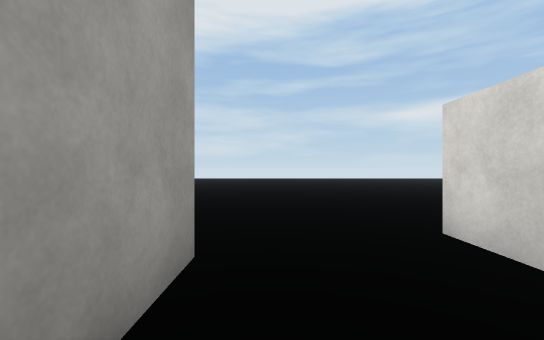
[1] (above)

24 first-person views from a walk through a scene from a Unity 3-D project. The camera is 1.5 m above the floor, looks level and sees 90° across. The floor is counted in squares, 2 m on a side. Each view is taken from the middle of a square. On the plan, view 1 faces up. The plan holds only what a view shows up to about 10 squares ahead; the rest is blank. The place goes on beyond the plan. Some animated figures are not drawn. Surface patterns are stand-ins for the level's own textures.

[2]
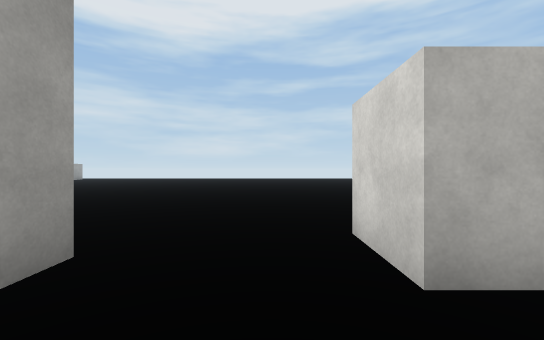

[3]
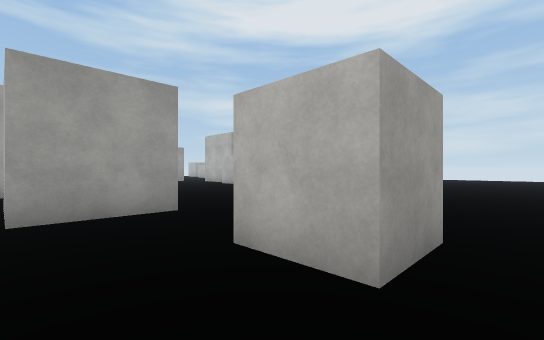

[4]
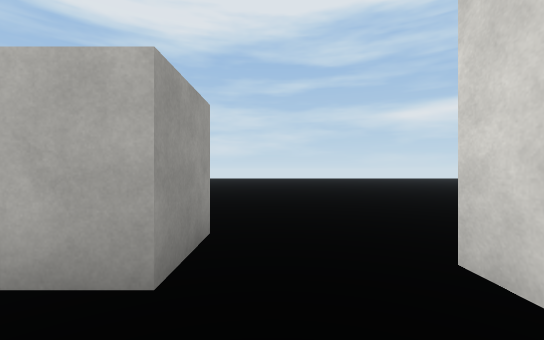

[5]
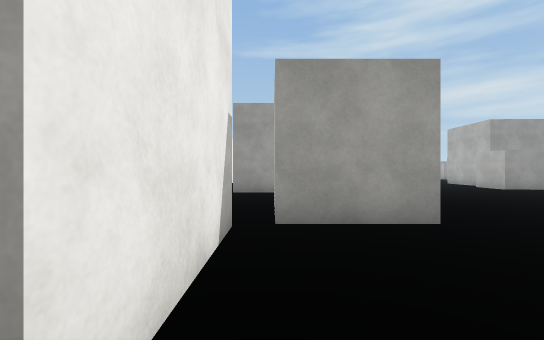

[6]
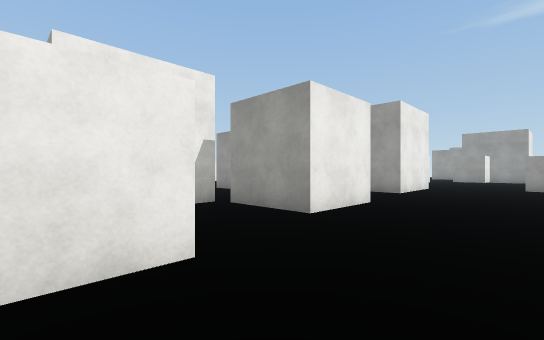

[7]
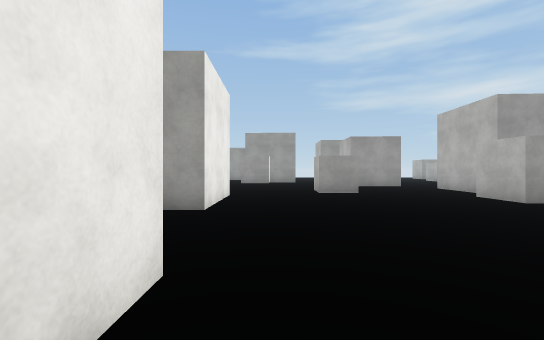

[8]
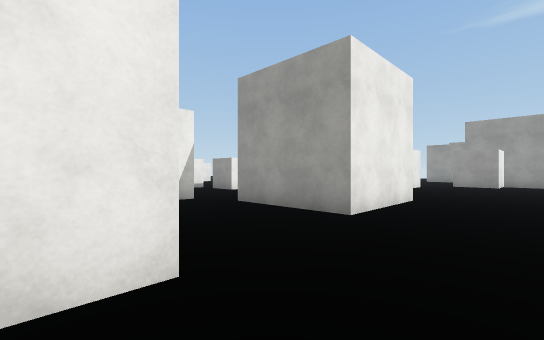

[9]
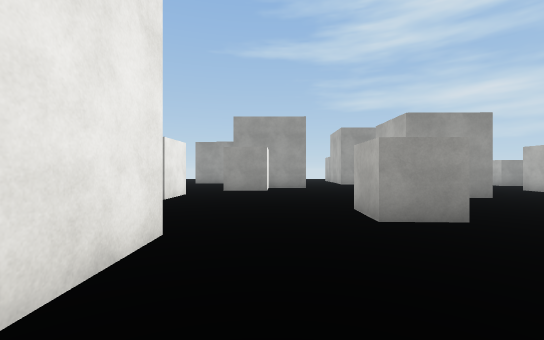

[10]
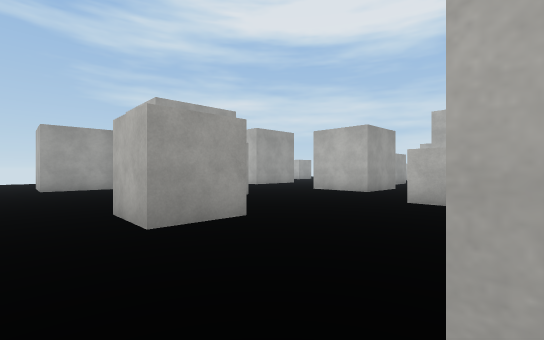

[11]
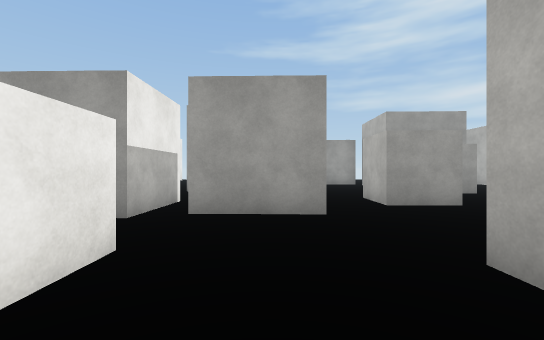

[12]
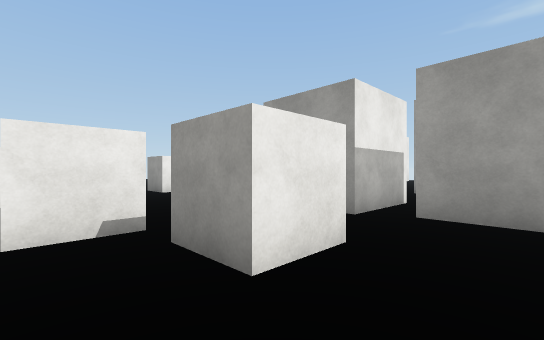

[13]
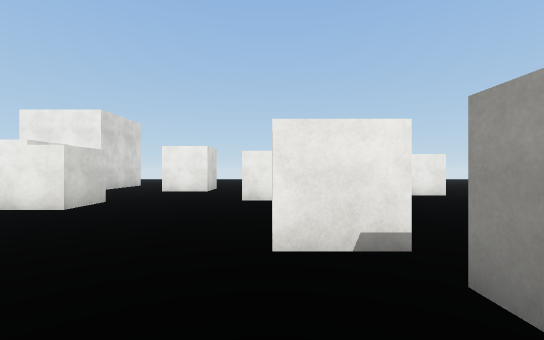

[14]
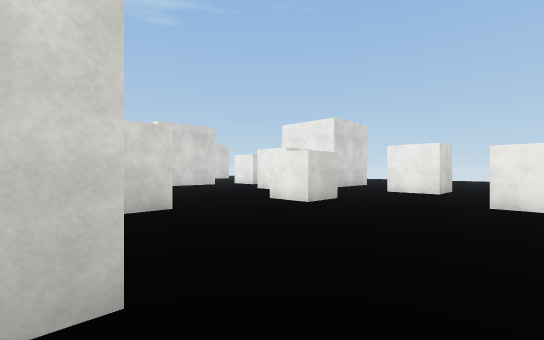

[15]
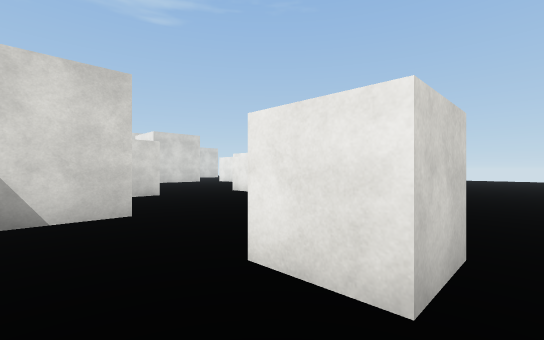

[16]
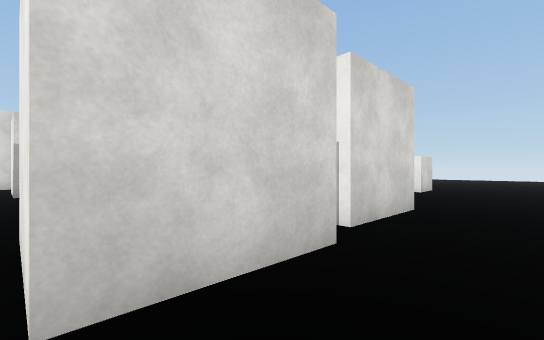

[17]
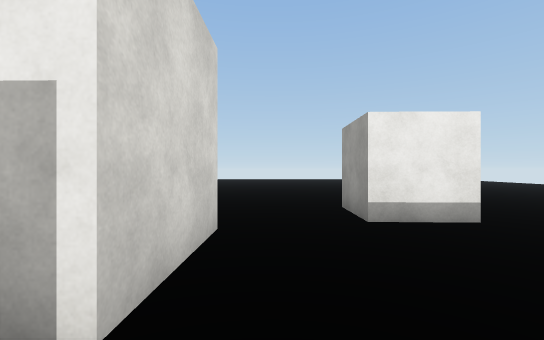

[18]
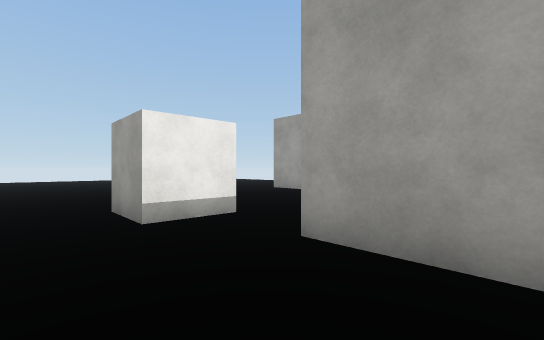

[19]
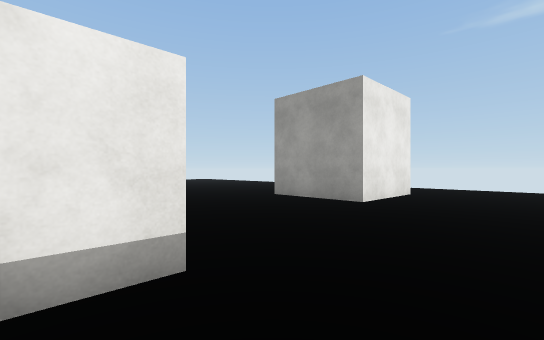

[20]
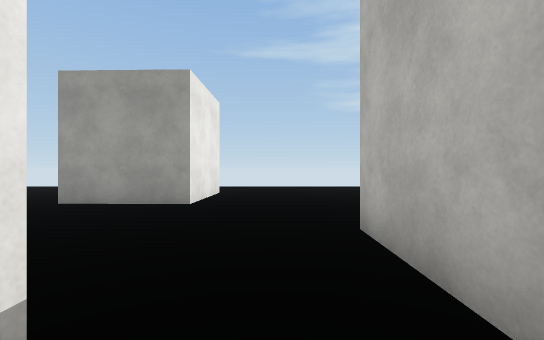

[21]
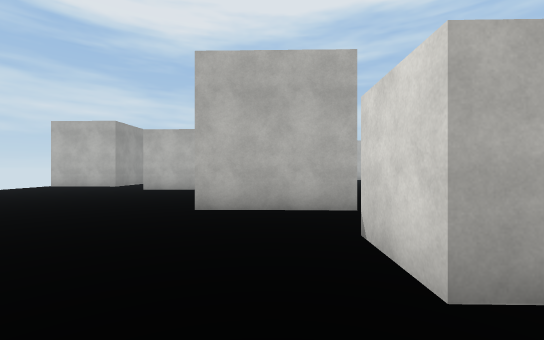

[22]
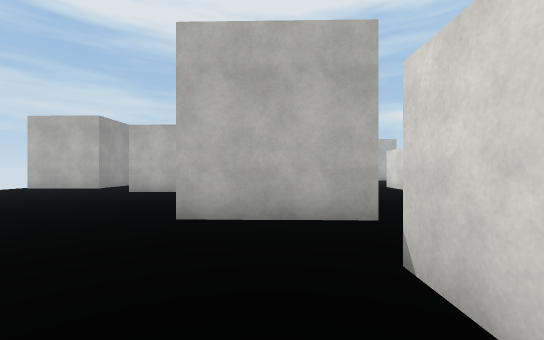

[23]
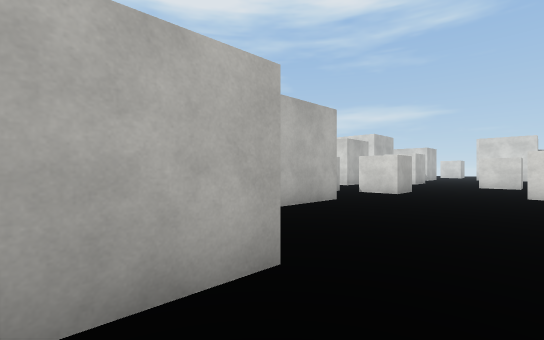

[24]
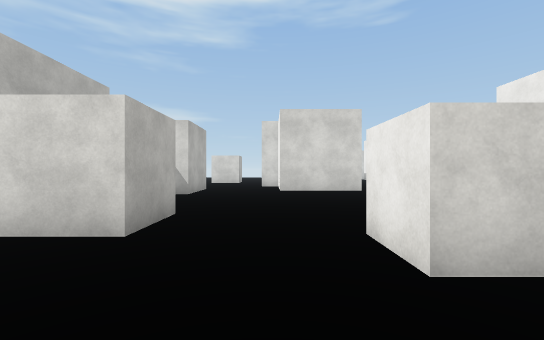

### Floor plan
Points are (right, up) in squares from view 1. A wall is a line through its corners. A room is listed if a view was taken in it or the views show most of it. See-through windows are left out.
Room 1 (views 1, 2)
walls: (-0.6, 2.3) (-0.6, 0); (-0.6, -0.5) (2.5, -0.5); (3.3, 1.6) (1.9, 1.6) (1.9, 3)
Room 2 (views 3, 4, 5, 6, 7, 8, 9, 16, 17, 18, 19, 20)
walls: (-2.9, 2.3) (-0.6, 2.3); (1.9, 3) (3, 3); (-0.6, 0) (-2.5, 0); (3.3, 3) (3.3, 1.6); (-5.5, -2.3) (-3.3, -2.3); (-6.7, 9.7) (-6.7, 8.3) (-8.2, 8.4); (-9.2, 1.7) (-6.1, 1.7) (-6.1, -1.4); (5.2, 1.1) (5.2, 1.9); (-9.8, 9.7) (-11, 9.7); (-13, 8.7) (-13.1, 6.5) (-14.6, 6.5); (-13.5, 0.6) (-12.1, 0.6) (-12.1, -0.8) (-13.5, -0.8) (-13.5, 0); (-14.8, 2.9) (-14.8, 1.4); (-13.6, -4.4) (-13.5, -2.1) (-11.7, -2.1); (-13.3, -7.3) (-13.3, -5.1); (-16.4, -4) (-16.4, -6); (-20.5, 0.8) (-20.5, -1.1); (-17, -7.9) (-15.4, -7.9)
ways out: opening at (-20, -2) to room 3; opening at (-14.5, -7.5) to room 3; opening at (-6, -2) to room 3; opening at (-1.5, -4.5) to room 3; gap at (-13, -5) to room 3; opening at (-12, 9)
objects: other object (-11, 5) to (-10, 5)
Room 3 (views 10, 11, 12, 13, 14, 15, 21, 22, 23, 24)
walls: (-11.1, -7.4) (-13.3, -7.3); (-15.4, -7.9) (-15.4, -9.5) (-17, -9.5) (-17, -7.9); (-13.3, -5.1) (-11, -5.2); (-16.4, -6) (-19.5, -5.9); (-11.3, -2.1) (-11.4, -4.5); (-5.5, -4.5) (-5.5, -2.3); (-8.6, -1.3) (-9.2, -1.3); (-4.8, -15.1) (-4.8, -13.5) (-3.1, -13.5); (-23.6, -8.5) (-21.1, -8.5) (-21.1, -11.1); (-20.8, -1.1) (-22.8, -1); (-0.3, -6.3) (-1.9, -6.3) (-1.9, -4.9); (-23.9, 0.1) (-23.9, -0.6) (-26.5, -0.5); (3.3, -9.4) (3.3, -8.2); (4.9, -5.5) (3.1, -5.5) (3.1, -5.1)
ways out: opening at (-20, -2) to room 2; opening at (-14.5, -7.5) to room 2; opening at (-6, -2) to room 2; opening at (-1.5, -4.5) to room 2; gap at (-13, -5) to room 2; opening at (-23, 0.5); opening at (2.7, -11)
objects: other object (-12, -13) to (-11, -12); other object (-9, -5); other object (-8, -7) to (-7, -7); other object (-7, -12) to (-7, -11); other object (-3, -10) to (-2, -9)

Where each view was taken, in squares from view 1:
view 1: 0 up, 0 right, facing up
view 2: 0 up, 1 right, facing up
view 3: 0 up, 4 right, facing up-left
view 4: 0 up, 4 right, facing up
view 5: 0 up, 3 right, facing left
view 6: 5 up, 3 right, facing down-left
view 7: 3 up, 1 left, facing left
view 8: 4 up, 2 left, facing down-left
view 9: 3 up, 6 left, facing left
view 10: 2 down, 9 left, facing up-left
view 11: 3 down, 7 left, facing left
view 12: 3 down, 7 left, facing down-left
view 13: 4 down, 7 left, facing down
view 14: 4 down, 7 left, facing down-right
view 15: 3 down, 10 left, facing down-right
view 16: 2 down, 15 left, facing down-right
view 17: 4 down, 14 left, facing down
view 18: 4 down, 14 left, facing down-left
view 19: 6 down, 16 left, facing down-left
view 20: 7 down, 16 left, facing left
view 21: 11 down, 18 left, facing up
view 22: 10 down, 18 left, facing up
view 23: 11 down, 17 left, facing up-right
view 24: 8 down, 5 left, facing right
